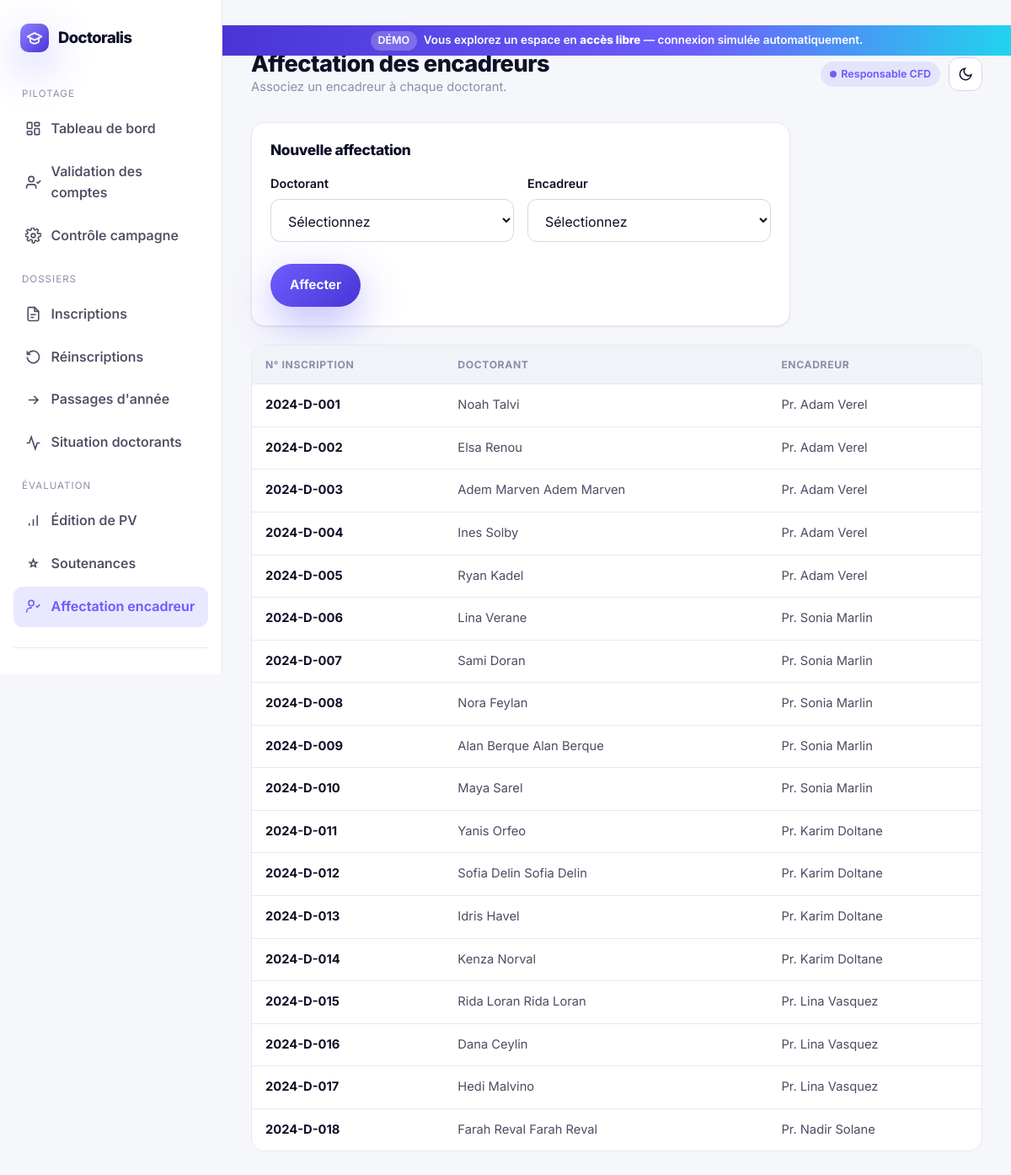
/cfd/ajouterEncadreur/, run on the app's committed database.
### pages/models.py (models this page shows, shortened)
class Doctorant(models.Model):
    user = models.OneToOneField(User, on_delete=models.CASCADE)
    fichier_inscription = models.FileField(upload_to='ficher_inscription/%Y', default=None, null=True)
    validation = models.BooleanField(default=False)
    annee = models.CharField(max_length=100)
    encadreur = models.ForeignKey(Encadreur, on_delete=models.CASCADE, related_name='doctorants' ,null=True)

class inscription(models.Model):
    doctorant = models.ForeignKey(Doctorant, on_delete=models.CASCADE, related_name='inscription' ,null=True)
    numero_inscription = models.CharField(max_length=50, null=True)
    nom = models.CharField(max_length=100, null=True)
    prenom = models.CharField(max_length=100, null=True)
    titre_sujet = models.CharField(max_length=200, null=True)
    date_premier_inscription = models.CharField(max_length=50, null=True)
    nom_encadreur = models.CharField(max_length=100, null=True)
    nom_co_encadreur = models.CharField(max_length=100, null=True)
    mail_public = models.CharField(max_length=100, null=True)
    mail_institutionnel = models.CharField(max_length=100, null=True)
    fichier_inscription = models.FileField(upload_to='ficher_inscription/%Y', default=None, null=True)

class reinscription(models.Model):
    doctorant = models.ForeignKey(Doctorant, on_delete=models.CASCADE, related_name='reinscription' ,null=True)
    numero_inscription = models.CharField(max_length=50, null=True)
    nom = models.CharField(max_length=100, null=True)
    prenom = models.CharField(max_length=100, null=True)
    titre_sujet = models.CharField(max_length=200, null=True)
    nouveau_titre_sujet = models.CharField(max_length=200, null=True)
    date_premier_inscription = models.CharField(max_length=50, null=True)
    nom_encadreur = models.CharField(max_length=100, null=True)
    nom_co_encadreur = models.CharField(max_length=100, null=True)
    nouveau_nom_encadreur = models.CharField(max_length=100, null=True)
    nouveau_nom_co_encadreur = models.CharField(max_length=100, null=True)
    mail_public = models.CharField(max_length=100, null=True)
    mail_institutionnel = models.CharField(max_length=100, null=True)
    fichier_inscription = models.FileField(upload_to='ficher_inscription/%Y', default=None, null=True)
    pv_csd = models.FileField(upload_to='ficher_inscription/%Y', default=None, null=True)

### encadreur/models.py (models this page shows, shortened)
class Encadreur(models.Model):
    user = models.OneToOneField(User, on_delete=models.CASCADE)
    nom_prenom = models.CharField(max_length=100, null=True)
    validation = models.BooleanField(default=False)

### cfd/views.py (the view, shortened to what this page needs)
# urls.py: path('ajouterEncadreur/',views.ajouterEncadreur,name='ajouterEncadreur'),
def ajouterEncadreur(request):
    doctorants = Doctorant.objects.prefetch_related('inscription', 'reinscription').all()
    encadreurs = Encadreur.objects.all()
    return render(request, 'admins/encadreurs.html', {'doctorants': doctorants, 'encadreurs': encadreurs})

### postgraduation/context_processors.py (called while the page is built)
def demo_mode(request):
    return {'DEMO_MODE': getattr(settings, 'DEMO_MODE', False)}

### postgraduation/demo.py (called while the page is built)
    def __call__(self, request):
        return self.get_response(request)

    def process_view(self, request, view_func, view_args, view_kwargs):
        if not getattr(settings, 'DEMO_MODE', False):
            return None
        match = getattr(request, 'resolver_match', None)
        if match is None:
            return None
        name = match.url_name
        if request.method == 'GET' and name in LOGIN_REDIRECTS:
            return redirect(LOGIN_REDIRECTS[name])
        desired = None
        if name in DOCTORANT_URL_NAMES:
            desired = _demo_doctorant_user()
        elif name in ENCADREUR_URL_NAMES:
            desired = _demo_encadreur_user()
        if desired is None:
            return None
        current = getattr(request, 'user', None)
        if current is None or not current.is_authenticated or current.pk != desired.pk:
            login(request, desired, backend=_DEMO_BACKEND)
        return None

### templates/admins/encadreurs.html (shortened to what this page needs)
{% extends 'base_cfd.html' %}
{% block page_title %}Affectation des encadreurs{% endblock %}
{% block page_sub %}Associez un encadreur à chaque doctorant.{% endblock %}
{% block content %}
<div class="panel" style="margin-bottom:22px;max-width:640px">
  <div class="panel-head"><h3>Nouvelle affectation</h3></div>
  <form action="{% url 'ajouterEncadreur' %}" method="POST">
    <div style="display:grid;grid-template-columns:1fr 1fr;gap:16px">
      <div class="field">
        <label for="doctorant">Doctorant</label>
        <select id="doctorant" name="doctorant" required>
          <option value="" selected disabled>Sélectionnez</option>
        </select>
      </div>
      <div class="field">
        <label for="encadreur">Encadreur</label>
        <select id="encadreur" name="encadreur" required>
          <option value="" selected disabled>Sélectionnez</option>
        </select>
      </div>
    </div>
    <button class="btn btn-primary" type="submit" style="margin-top:8px">Affecter</button>
  </form>
</div>
<div class="table-wrap">
  <table class="data">
    <thead><tr><th>N° inscription</th><th>Doctorant</th><th>Encadreur</th></tr></thead>
    <tbody>
      {% for doctorant in doctorants %}
      <tr>
        <td><b>{{ doctorant.user.username }}</b></td>
        <td>
          {% for inscription in doctorant.inscription.all %}{{ inscription.prenom }} {{ inscription.nom }}{% endfor %}
          {% for reinscription in doctorant.reinscription.all %}{{ reinscription.prenom }} {{ reinscription.nom }}{% endfor %}
        </td>
        <td>{% if doctorant.encadreur %}{{ doctorant.encadreur.nom_prenom }}{% else %}<span style="color:var(--muted)">Non affecté</span>{% endif %}</td>
      </tr>
      {% empty %}
      <tr><td colspan="3" style="text-align:center;color:var(--muted);padding:28px">Aucun doctorant.</td></tr>
      {% endfor %}
    </tbody>
  </table>
</div>
{% endblock %}

### static/css/doctoralis.css (style rules this page uses)
:root { --brand-500: #6d5efc; --brand-600: #5b46f0; --brand-700: #4a34d6; --brand-400: #8f83ff; --brand-glow: rgba(109, 94, 252, .45); --accent-teal: #22d3ee; --series-1: #2a78d6; --series-2: #1baf7a; --series-3: #eda100; --series-4: #4a3aa7; --series-5: #e34948; --good: #0ca30c; --warning: #eda100; --critical: #d03b3b; --bg: #f6f7fb; --surface: #ffffff; --surface-2: #f2f3f9; --elevated: #ffffff; --ink: #0d1026; --ink-2: #4a4d63; --muted: #8b8fa8; --line: #e7e9f2; --line-strong: #d5d8e6; --radius: 16px; --radius-sm: 11px; --radius-lg: 26px; --shadow-sm: 0 1px 2px rgba(16, 18, 40, .06), 0 1px 3px rgba(16, 18, 40, .04); --shadow-md: 0 6px 20px rgba(16, 18, 40, .08), 0 2px 6px rgba(16, 18, 40, .04); --shadow-lg: 0 24px 60px rgba(16, 18, 40, .14), 0 8px 24px rgba(16, 18, 40, .08); --shadow-glow: 0 18px 50px var(--brand-glow); --font: "Inter", "Segoe UI", system-ui, -apple-system, sans-serif; --maxw: 1180px; }
* { box-sizing: border-box; }
html { scroll-behavior: smooth; }
body { margin: 0; font-family: var(--font); background: var(--bg); color: var(--ink); line-height: 1.6; -webkit-font-smoothing: antialiased; text-rendering: optimizeLegibility; transition: background .4s ease, color .4s ease; }
h1, h2, h3, h4, h5 { margin: 0 0 .4em; line-height: 1.15; font-weight: 800; letter-spacing: -.02em; }
.btn { display: inline-flex; align-items: center; gap: .55em; padding: .85em 1.5em; border-radius: 999px; border: 0; font: inherit; font-weight: 650; font-size: .96rem; cursor: pointer; transition: transform .18s ease, box-shadow .25s ease, background .25s ease; white-space: nowrap; }
.btn-primary { background: linear-gradient(135deg, var(--brand-500), var(--brand-700)); color: #fff; box-shadow: var(--shadow-glow); }
.field { margin-bottom: 18px; }
.field label { display: block; font-weight: 600; font-size: .9rem; margin-bottom: 7px; }
.field input, .field select { width: 100%; padding: .85em 1em; border-radius: var(--radius-sm); border: 1px solid var(--line-strong); background: var(--surface); color: var(--ink); font: inherit; transition: .2s; }
.panel { background: var(--surface); border: 1px solid var(--line); border-radius: var(--radius); padding: 22px; box-shadow: var(--shadow-sm); }
.panel-head { display: flex; align-items: center; justify-content: space-between; margin-bottom: 18px; }
.panel-head h3 { font-size: 1.08rem; margin: 0; }
.table-wrap { overflow-x: auto; border: 1px solid var(--line); border-radius: var(--radius); background: var(--surface); }
table.data { width: 100%; border-collapse: collapse; font-size: .92rem; }
table.data th { text-align: left; padding: 13px 16px; font-size: .76rem; text-transform: uppercase; letter-spacing: .05em; color: var(--muted); border-bottom: 1px solid var(--line); background: var(--surface-2); position: sticky; top: 0; }
table.data td { padding: 13px 16px; border-bottom: 1px solid var(--line); color: var(--ink-2); }
table.data tr:last-child td { border-bottom: 0; }
table.data td b, table.data td strong { color: var(--ink); }

### data on the page
Doctorant: user.username "2024-D-001", encadreur.nom_prenom "Pr. Adam Verel"
inscription: prenom "Noah", nom "Talvi"
Doctorant: user.username "2024-D-002", encadreur.nom_prenom "Pr. Adam Verel"
inscription: prenom "Elsa", nom "Renou"
Doctorant: user.username "2024-D-003", encadreur.nom_prenom "Pr. Adam Verel"
inscription: prenom "Adem", nom "Marven"
reinscription: prenom "Adem", nom "Marven"
Doctorant: user.username "2024-D-004", encadreur.nom_prenom "Pr. Adam Verel"
reinscription: prenom "Ines", nom "Solby"
Doctorant: user.username "2024-D-005", encadreur.nom_prenom "Pr. Adam Verel"
reinscription: prenom "Ryan", nom "Kadel"
Doctorant: user.username "2024-D-006", encadreur.nom_prenom "Pr. Sonia Marlin"
inscription: prenom "Lina", nom "Verane"
Doctorant: user.username "2024-D-007", encadreur.nom_prenom "Pr. Sonia Marlin"
reinscription: prenom "Sami", nom "Doran"
Doctorant: user.username "2024-D-008", encadreur.nom_prenom "Pr. Sonia Marlin"
reinscription: prenom "Nora", nom "Feylan"
Doctorant: user.username "2024-D-009", encadreur.nom_prenom "Pr. Sonia Marlin"
inscription: prenom "Alan", nom "Berque"
reinscription: prenom "Alan", nom "Berque"
Doctorant: user.username "2024-D-010", encadreur.nom_prenom "Pr. Sonia Marlin"
reinscription: prenom "Maya", nom "Sarel"
Doctorant: user.username "2024-D-011", encadreur.nom_prenom "Pr. Karim Doltane"
inscription: prenom "Yanis", nom "Orfeo"
Doctorant: user.username "2024-D-012", encadreur.nom_prenom "Pr. Karim Doltane"
inscription: prenom "Sofia", nom "Delin"
reinscription: prenom "Sofia", nom "Delin"
Doctorant: user.username "2024-D-013", encadreur.nom_prenom "Pr. Karim Doltane"
reinscription: prenom "Idris", nom "Havel"
Doctorant: user.username "2024-D-014", encadreur.nom_prenom "Pr. Karim Doltane"
reinscription: prenom "Kenza", nom "Norval"
Doctorant: user.username "2024-D-015", encadreur.nom_prenom "Pr. Lina Vasquez"
inscription: prenom "Rida", nom "Loran"
reinscription: prenom "Rida", nom "Loran"
Doctorant: user.username "2024-D-016", encadreur.nom_prenom "Pr. Lina Vasquez"
reinscription: prenom "Dana", nom "Ceylin"
Doctorant: user.username "2024-D-017", encadreur.nom_prenom "Pr. Lina Vasquez"
reinscription: prenom "Hedi", nom "Malvino"
Doctorant: user.username "2024-D-018", encadreur.nom_prenom "Pr. Nadir Solane"
inscription: prenom "Farah", nom "Reval"
reinscription: prenom "Farah", nom "Reval"
